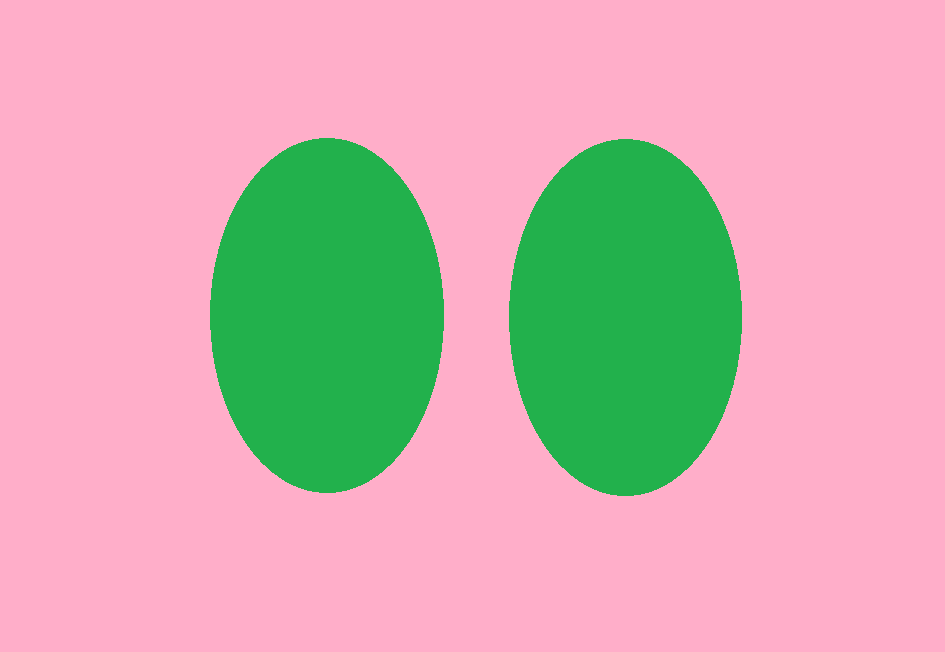
#> input picture photo2.png, 945 x 652 px
$ python effacer.py
#> lines starting #> are read from the running program, lines starting #| are printed output that depends on the picture; after the words box and inside, x2 and y2 are one past the last pixel; in counts of white or black regions, pixels touching at a corner belong together
import cv2
import numpy as np
import matplotlib.pyplot as plt

# --- 1. Charger l'image originale et le masque du contour ---
image = cv2.imread("photo2.png")
#> image is the input picture: shape (652, 945, 3); mean B, G, R 174.5, 174.6, 208.2
mask = cv2.imread("mask.png", cv2.IMREAD_GRAYSCALE)
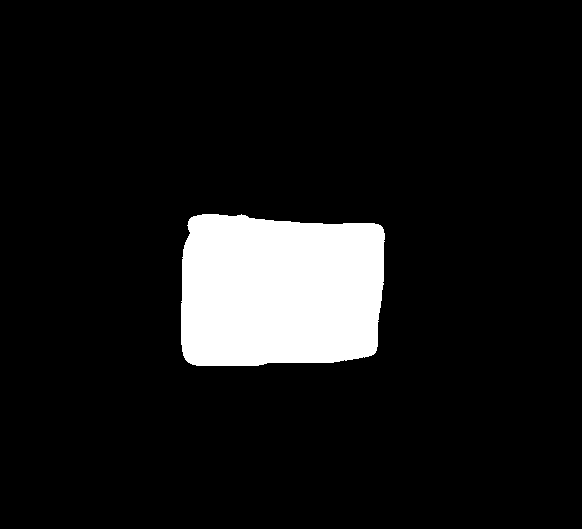
#> input picture mask.png, 582 x 529 px
#> mask: shape (529, 582); 9.2% white; 1 white region

# --- 2. Remplir l'intérieur du contour blanc ---
# Trouver les contours du trait
contours, _ = cv2.findContours(mask, cv2.RETR_EXTERNAL, cv2.CHAIN_APPROX_SIMPLE)
#> contours = 1 contour; box (x1, y1, x2, y2) and area: (181, 214, 385, 366) 28056

# Créer un masque vide, même taille
filled_mask = np.zeros_like(mask)

# Remplir l'intérieur du contour en blanc
cv2.drawContours(filled_mask, contours, -1, 255, thickness=cv2.FILLED)

# --- 3. Créer un canal alpha basé sur ce masque rempli ---
b, g, r = cv2.split(image)
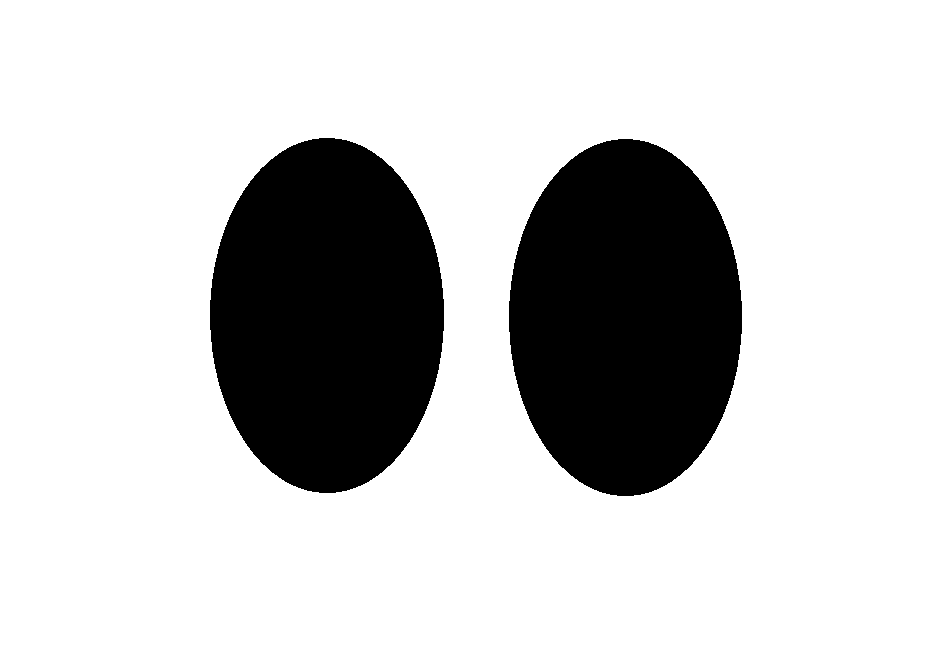
#> b: shape (652, 945); values 76 (black) and 201 (white), 78.8% white; 2 black regions, box (x1, y1, x2, y2) and area: (509, 139, 742, 496) 65312, (210, 138, 444, 493) 65220
alpha = np.ones_like(mask, dtype=np.uint8) * 255
alpha[filled_mask == 255] = 0  # zone à supprimer devient transparente

# --- 4. Fusionner et sauvegarder ---
#> (the run stopped early here; a loop or call above may not have finished)
